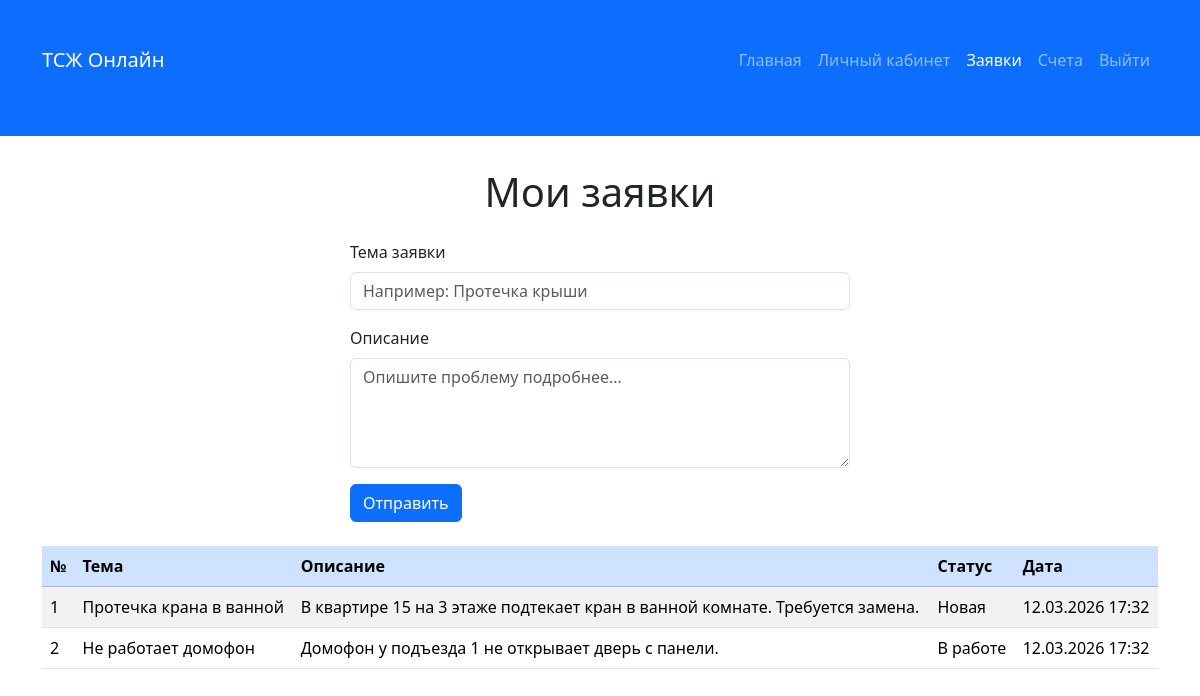
Screenshot of /requests.php (signed in) with the database file from the repository.
### tables this page shows
CREATE TABLE IF NOT EXISTS requests (
  id INT PRIMARY KEY AUTO_INCREMENT,
  user_id INT NOT NULL,
  title VARCHAR(255) NOT NULL,
  description TEXT NOT NULL,
  status VARCHAR(50) NOT NULL DEFAULT 'Новая',
  created_at TIMESTAMP DEFAULT CURRENT_TIMESTAMP,
  FOREIGN KEY (user_id) REFERENCES users(id) ON DELETE CASCADE
);

### requests.php (the view, shortened to what this page needs)
<?php
require_once 'db.php';
$saved_title = '';
$saved_description = '';
$user_id = (int) $_SESSION['user_id'];
$stmt = mysqli_prepare($conn, "SELECT id, title, description, status, created_at FROM requests WHERE user_id = ? ORDER BY created_at DESC");
mysqli_stmt_bind_param($stmt, 'i', $user_id);
mysqli_stmt_execute($stmt);
$result = mysqli_stmt_get_result($stmt);
$requests = mysqli_fetch_all($result, MYSQLI_ASSOC);
?>
<!DOCTYPE html>
<html lang="ru">
<head>
    <link href="https://cdn.jsdelivr.net/npm/bootstrap@5.3.2/dist/css/bootstrap.min.css" rel="stylesheet">
    <link rel="stylesheet" href="style.css">
</head>
<body>
    <nav class="navbar navbar-expand-lg navbar-dark bg-primary">
        <div class="container">
            <a class="navbar-brand" href="index.php">ТСЖ Онлайн</a>
            <div class="collapse navbar-collapse" id="navbarNav">
                <ul class="navbar-nav ms-auto">
                    <li class="nav-item"><a class="nav-link" href="index.php">Главная</a></li>
                    <li class="nav-item"><a class="nav-link" href="dashboard.php">Личный кабинет</a></li>
                    <li class="nav-item"><a class="nav-link active" href="requests.php">Заявки</a></li>
                    <li class="nav-item"><a class="nav-link" href="bills.php">Счета</a></li>
                    <li class="nav-item"><a class="nav-link" href="logout.php">Выйти</a></li>
                </ul>
            </div>
        </div>
    </nav>
    <div class="container">
        <h1>Мои заявки</h1>
        <div class="form-section mb-4">
            <form method="post" action="">
                <div class="mb-3">
                    <label for="title" class="form-label">Тема заявки</label>
                    <input type="text" class="form-control" id="title" name="title" maxlength="255" value="<?= htmlspecialchars($saved_title) ?>" placeholder="Например: Протечка крыши">
                </div>
                <div class="mb-3">
                    <label for="description" class="form-label">Описание</label>
                    <textarea class="form-control" id="description" name="description" rows="4" placeholder="Опишите проблему подробнее..."><?= htmlspecialchars($saved_description) ?></textarea>
                </div>
                <button type="submit" class="btn btn-primary">Отправить</button>
            </form>
        </div>
        <?php if (count($requests) > 0): ?>
            <div class="table-responsive">
                <table class="table table-striped table-hover">
                    <thead class="table-primary">
                        <tr>
                            <th>№</th>
                            <th>Тема</th>
                            <th>Описание</th>
                            <th>Статус</th>
                            <th>Дата</th>
                        </tr>
                    </thead>
                    <tbody>
                        <?php foreach ($requests as $index => $row): ?>
                            <tr>
                                <td><?= $index + 1 ?></td>
                                <td><?= htmlspecialchars($row['title']) ?></td>
                                <td><?= htmlspecialchars($row['description']) ?></td>
                                <td><?= htmlspecialchars($row['status']) ?></td>
                                <td><?= htmlspecialchars(date('d.m.Y H:i', strtotime($row['created_at']))) ?></td>
                            </tr>
                        <?php endforeach; ?>
                    </tbody>
                </table>
            </div>
        <?php else: ?>
            <p class="text-muted">У вас пока нет заявок</p>
        <?php endif; ?>
    </div>
</body>
</html>

### style.css (style rules this page uses)
.container { margin-top: 2rem; margin-bottom: 3rem; }
h1, h2 { text-align: center; margin-bottom: 1.5rem; }
.form-section { max-width: 500px; margin: 0 auto; }
.table-responsive { margin-top: 1rem; }

### rows the page displays
requests: title "Протечка крана в ванной", description "В квартире 15 на 3 этаже подтекает кран в ванной комнате. Требуется замена.", status "Новая", created_at "12.03.2026 17:32"
requests: title "Не работает домофон", description "Домофон у подъезда 1 не открывает дверь с панели.", status "В работе", created_at "12.03.2026 17:32"
